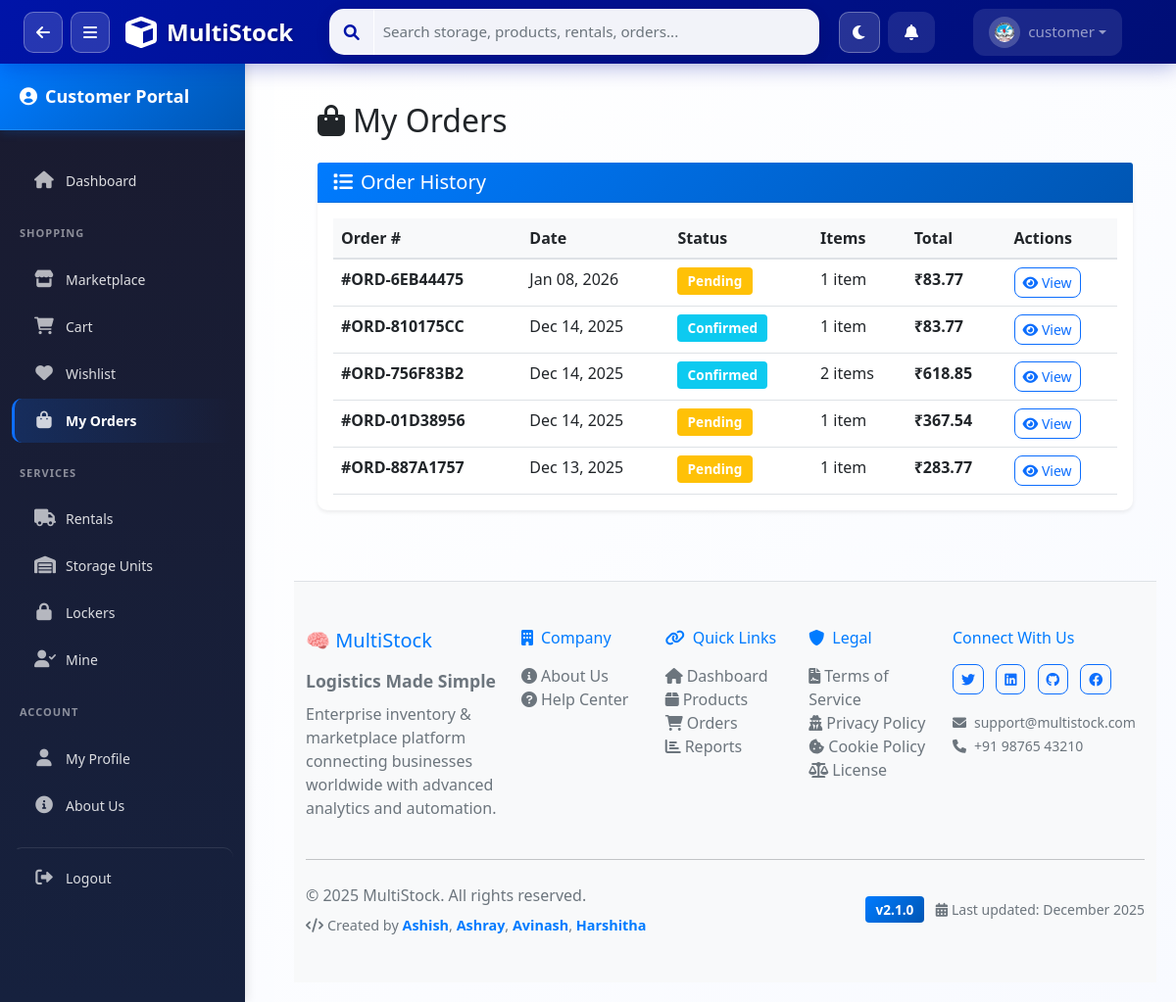
Page /customers/my-orders/ (signed in) on the committed database.
### apps/users/models.py (models this page shows, shortened)
class UserProfile(models.Model):
    ROLE_CHOICES = [
        ('superadmin', 'SuperAdmin'),
        ('admin', 'Admin'),
        ('manager', 'Manager'),
        ('staff', 'Staff'),
        ('customer', 'Customer'),
    ]
    user = models.OneToOneField(User, on_delete=models.CASCADE, related_name='profile')
    role = models.CharField(max_length=20, choices=ROLE_CHOICES, default='staff')
    phone = models.CharField(max_length=20, blank=True)
    department = models.CharField(max_length=100, blank=True)
    employee_id = models.CharField(max_length=50, blank=True, unique=True, null=True)
    avatar = models.ImageField(upload_to='avatars/', blank=True, null=True)
    avatar_url = models.CharField(max_length=500, blank=True, null=True)
    bio = models.TextField(blank=True)
    is_active = models.BooleanField(default=True)
    last_login_ip = models.GenericIPAddressField(blank=True, null=True)
    created_at = models.DateTimeField(auto_now_add=True)
    updated_at = models.DateTimeField(auto_now=True)
    class Meta:
        app_label = 'users'
        verbose_name = 'User Profile'
        verbose_name_plural = 'User Profiles'

### apps/orders/models.py (models this page shows, shortened)
class Order(models.Model):
    ORDER_TYPES = [
        ('sale', 'Sales Order'),
        ('purchase', 'Purchase Order'),
    ]
    STATUS_CHOICES = [
        ('pending', 'Pending'),
        ('confirmed', 'Confirmed'),
        ('processing', 'Processing'),
        ('packed', 'Packed'),
        ('ready_to_ship', 'Ready to Ship'),
        ('shipped', 'Shipped'),
        ('in_transit', 'In Transit'),
        ('out_for_delivery', 'Out for Delivery'),
        ('delivered', 'Delivered'),
        ('cancelled', 'Cancelled'),
        ('returned', 'Returned'),
    ]
    PAYMENT_STATUS = [
        ('unpaid', 'Unpaid'),
        ('paid', 'Paid'),
        ('refunded', 'Refunded'),
    ]
    order_number = models.CharField(max_length=100, unique=True)
    order_type = models.CharField(max_length=20, choices=ORDER_TYPES)
    customer = models.ForeignKey('customer.ListModel', on_delete=models.CASCADE, null=True, blank=True)
    customer_user = models.ForeignKey(User, on_delete=models.SET_NULL, null=True, blank=True, related_name='customer_orders')
    supplier = models.ForeignKey('supplier.ListModel', on_delete=models.CASCADE, null=True, blank=True)
    status = models.CharField(max_length=20, choices=STATUS_CHOICES, default='pending')
    payment_status = models.CharField(max_length=20, choices=PAYMENT_STATUS, default='unpaid')
    total_amount = models.DecimalField(max_digits=10, decimal_places=2, default=0)
    discount_amount = models.DecimalField(max_digits=10, decimal_places=2, default=0)
    delivery_fee = models.DecimalField(max_digits=10, decimal_places=2, default=40)
    grand_total = models.DecimalField(max_digits=10, decimal_places=2, default=0)
    delivery_address = models.TextField(blank=True)
    delivery_phone = models.CharField(max_length=20, blank=True)
    payment_method = models.CharField(max_length=50, blank=True)
    delivery_date = models.DateField(null=True, blank=True)
    assigned_to = models.ForeignKey(User, on_delete=models.SET_NULL, null=True, blank=True, related_name='assigned_orders')
    internal_notes = models.TextField(blank=True)
    openid = models.CharField(max_length=255, verbose_name="OpenID", help_text="Store/User Identifier", default="")
    created_by = models.ForeignKey(User, on_delete=models.CASCADE, related_name='created_orders')
    created_at = models.DateTimeField(auto_now_add=True)
    updated_at = models.DateTimeField(auto_now=True)
    class Meta:
        indexes = [
            models.Index(fields=['order_number'], name='idx_order_number'),
            models.Index(fields=['status'], name='idx_order_status'),
            models.Index(fields=['payment_status'], name='idx_payment_status'),
            models.Index(fields=['created_at'], name='idx_order_created'),
            models.Index(fields=['status', 'payment_status'], name='idx_order_state'),
        ]

### apps/customers/views.py (the view)
# urls.py: path('my-orders/', views.my_orders, name='my_orders'),
@login_required
@require_role('customer')
def my_orders(request):
    orders = Order.objects.filter(customer_user=request.user).order_by('-created_at')
    status = request.GET.get('status')
    if status:
        orders = orders.filter(status=status.lower())
    search = request.GET.get('search')
    if search:
        orders = orders.filter(
            Q(order_number__icontains=search)
        )
    page = request.GET.get('page', 1)
    paginator = Paginator(orders, 10)  # 10 orders per page
    try:
        orders_page = paginator.page(page)
    except PageNotAnInteger:
        orders_page = paginator.page(1)
    except EmptyPage:
        orders_page = paginator.page(paginator.num_pages)
    try:
        from cart.models import Cart
        cart = Cart.objects.get(user=request.user)
        cart_count = cart.items.count()
    except:
        cart_count = 0
    try:
        from wishlist.models import Wishlist
        wishlist_count = Wishlist.objects.filter(user=request.user).count()
    except:
        wishlist_count = 0
    context = {
        'orders': orders_page,
        'status': status,
        'search': search or '',
        'cart_count': cart_count,
        'wishlist_count': wishlist_count,
    }
    return render(request, 'customers/my_orders.html', context)

### apps/permissions/context_processors.py (called while the page is built)
def user_permissions(request):
    if not request.user.is_authenticated:
        return {'user_role': 'guest', 'permissions': {}}
    user_role = get_user_role(request.user)
    permissions = PERMISSION_MATRIX.get(user_role, {})
    return {
        'user_role': user_role,
        'permissions': permissions,
    }

### templates/customers/my_orders.html (shortened to what this page needs)
{% extends 'base.html' %}
{% load static %}
{% block content %}
<div class="container-fluid p-4">
    <h2 class="mb-4"><i class="fas fa-shopping-bag me-2"></i>My Orders</h2>
<div class="row">
    <div class="col-12">
        <div class="card shadow-sm">
            <div class="card-header bg-primary text-white">
                <h5 class="mb-0"><i class="fas fa-list me-2"></i>Order History</h5>
            </div>
            <div class="card-body">
                {% if orders %}
                <div class="table-responsive">
                    <table class="table table-hover mb-0">
                        <thead>
                            <tr>
                                <th>Order #</th>
                                <th>Date</th>
                                <th>Status</th>
                                <th>Items</th>
                                <th>Total</th>
                                <th>Actions</th>
                            </tr>
                        </thead>
                        <tbody>
                            {% for order in orders %}
                            <tr>
                                <td><strong>#{{ order.order_number }}</strong></td>
                                <td>{{ order.created_at|date:"M d, Y" }}</td>
                                <td>
                                    {% if order.status == 'pending' %}
                                        <span class="badge bg-warning">Pending</span>
                                    {% elif order.status == 'confirmed' %}
                                        <span class="badge bg-info">Confirmed</span>
                                    {% elif order.status == 'delivered' %}
                                        <span class="badge bg-success">Delivered</span>
                                    {% elif order.status == 'cancelled' %}
                                        <span class="badge bg-danger">Cancelled</span>
                                    {% else %}
                                        <span class="badge bg-secondary">{{ order.get_status_display }}</span>
                                    {% endif %}
                                </td>
                                <td>{{ order.items.count }} item{{ order.items.count|pluralize }}</td>
                                <td><strong>₹{{ order.total_amount|floatformat:2 }}</strong></td>
                                <td>
                                    <a href="{% url 'customers:order_detail' order.id %}" class="btn btn-sm btn-outline-primary">
                                        <i class="fas fa-eye"></i> View
                                    </a>
                                </td>
                            </tr>
                            {% endfor %}
                        </tbody>
                    </table>
                </div>
                {% endif %}
            </div>
        </div>
    </div>
</div>
</div>
{% endblock %}

### templates/components/navbar_actions.html (shortened to what this page needs)
<div class="navbar-nav d-flex align-items-center">
    <button class="btn btn-link text-white me-2 px-3 py-2 position-relative"
        style="border-radius: 12px; background: rgba(255,255,255,0.1); transition: all 0.3s ease;" title="Notifications"
        onclick="toggleNotifications()" id="notificationBtn">
        <i class="fas fa-bell" id="notificationIcon"></i>
    </button>
    <div class="nav-item dropdown">
        <a class="nav-link dropdown-toggle d-flex align-items-center" href="#" role="button" data-bs-toggle="dropdown"
            style="background: rgba(255,255,255,0.1); border-radius: 12px; padding: 8px 16px; transition: all 0.3s ease;">
            <div class="me-2"
                style="background: rgba(255,255,255,0.2); padding: 6px; border-radius: 50%; width: 32px; height: 32px; display: flex; align-items: center; justify-content: center;">
                {% with avatar_url=user.customer_profile.avatar_url|default:user.profile.avatar_url|default:'' %}
                    {% if avatar_url %}
                    <img src="{{ avatar_url }}" id="navbarUserPhoto" onerror="this.style.display='none';this.nextElementSibling.style.display='flex';"
                    style="width: 20px; height: 20px; border-radius: 50%; object-fit: cover;">
                    {% else %}
                    <i class="fas fa-user" style="font-size: 0.9rem;" id="navbarUserIcon"></i>
                    {% endif %}
                {% endwith %}
            </div>
            <span style="font-weight: 500;">{{ user.username }}</span>
        </a>
    </div>
</div>

### static/css/multistock.css (style rules this page uses)
.card { box-shadow: 0 0.125rem 0.25rem rgba(0, 0, 0, 0.075); }
.card { border: none; box-shadow: 0 4px 20px rgba(0, 123, 255, 0.08); background: white; border-radius: 12px; border-top: 3px solid #007bff; transition: all 0.3s ease; }
body { background: linear-gradient(135deg, #ffffff 0%, #f8faff 100%); }
.bg-primary { background: linear-gradient(135deg, #007bff 0%, #0056b3 100%) !important; }

### static/css/sidebar.css (style rules this page uses)
.nav-item, .nav-header { display: flex; align-items: center; padding: 0.85rem 1.2rem; color: #495057; text-decoration: none; transition: all 0.3s ease; cursor: pointer; border-radius: 10px; margin: 3px 12px; font-weight: 500; font-size: 0.95rem; }
body { display: flex; flex-direction: column; min-height: 100vh; }

### templates/customers/my_orders.html (style rules this page uses)
.card { border-radius: 10px; border: none; }
.table th { background-color: #f8f9fa; font-weight: 600; border-bottom: 2px solid #dee2e6; }
.badge { padding: 0.5em 0.75em; font-size: 0.85em; }

### templates/base.html (style rules this page uses)
.btn { border-radius: 8px; font-weight: 500; }

### rows in the picture
UserProfile: avatar_url (picture)
Order: order_number "ORD-6EB44475", created_at "Jan 08, 2026", status "Pending", items.count "1", total_amount "83.77"
Order: order_number "ORD-810175CC", created_at "Dec 14, 2025", status "Confirmed", items.count "1", total_amount "83.77"
Order: order_number "ORD-756F83B2", created_at "Dec 14, 2025", status "Confirmed", items.count "2", total_amount "618.85"
Order: order_number "ORD-01D38956", created_at "Dec 14, 2025", status "Pending", items.count "1", total_amount "367.54"
Order: order_number "ORD-887A1757", created_at "Dec 13, 2025", status "Pending", items.count "1", total_amount "283.77"

### other values in the picture
{{ user.username }} "customer"
